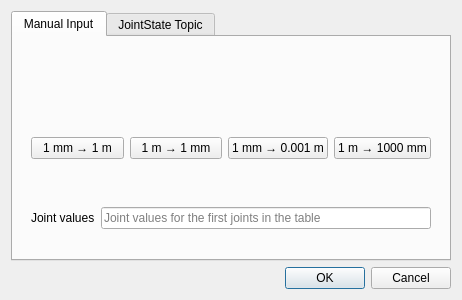
<?xml version="1.0" encoding="UTF-8"?>
<ui version="4.0">
 <class>Dialog</class>
 <widget class="QDialog" name="Dialog">
  <property name="geometry">
   <rect>
    <x>0</x>
    <y>0</y>
    <width>462</width>
    <height>300</height>
   </rect>
  </property>
  <property name="windowTitle">
   <string>Dialog</string>
  </property>
  <layout class="QVBoxLayout" name="verticalLayout">
   <item>
    <widget class="QTabWidget" name="tab_input_type">
     <property name="currentIndex">
      <number>0</number>
     </property>
     <widget class="QWidget" name="tab_input_manual">
      <attribute name="title">
       <string>Manual Input</string>
      </attribute>
      <layout class="QVBoxLayout" name="verticalLayout_2">
       <item>
        <widget class="QWidget" name="table_container_widget" native="true">
         <layout class="QVBoxLayout" name="verticalLayout_4"/>
        </widget>
       </item>
       <item>
        <widget class="QWidget" name="widget_3" native="true">
         <layout class="QHBoxLayout" name="horizontalLayout_3">
          <item>
           <widget class="QPushButton" name="push_button_xmm_to_xm">
            <property name="toolTip">
             <string>Change units without changing values (to meters and radians)</string>
            </property>
            <property name="text">
             <string>1 mm → 1 m</string>
            </property>
           </widget>
          </item>
          <item>
           <widget class="QPushButton" name="push_button_xm_to_xmm">
            <property name="toolTip">
             <string>Change units without changing values (to millimeters and degrees)</string>
            </property>
            <property name="text">
             <string>1 m → 1 mm</string>
            </property>
           </widget>
          </item>
          <item>
           <widget class="QPushButton" name="push_button_xmm_to_ym">
            <property name="toolTip">
             <string>Change units and change values (to meters and radians)</string>
            </property>
            <property name="text">
             <string>1 mm → 0.001 m</string>
            </property>
           </widget>
          </item>
          <item>
           <widget class="QPushButton" name="push_button_xm_to_ymm">
            <property name="toolTip">
             <string>Change units and change values (to millimeters and degrees)</string>
            </property>
            <property name="text">
             <string>1 m → 1000 mm</string>
            </property>
           </widget>
          </item>
         </layout>
        </widget>
       </item>
       <item>
        <widget class="QWidget" name="widget" native="true">
         <layout class="QHBoxLayout" name="horizontalLayout">
          <item>
           <widget class="QLabel" name="label">
            <property name="text">
             <string>Joint values</string>
            </property>
           </widget>
          </item>
          <item>
           <widget class="QLineEdit" name="line_edit_joint_values">
            <property name="toolTip">
             <string>Joint values for the first joints in the table according to the displayed units. Joints can be reordered in the table.</string>
            </property>
            <property name="placeholderText">
             <string>Joint values for the first joints in the table</string>
            </property>
           </widget>
          </item>
         </layout>
        </widget>
       </item>
      </layout>
     </widget>
     <widget class="QWidget" name="tab_input_topic">
      <attribute name="title">
       <string>JointState Topic</string>
      </attribute>
      <layout class="QVBoxLayout" name="verticalLayout_3">
       <item>
        <widget class="QWidget" name="widget_2" native="true">
         <layout class="QHBoxLayout" name="horizontalLayout_2">
          <item>
           <widget class="QLabel" name="label_topic">
            <property name="sizePolicy">
             <sizepolicy hsizetype="Minimum" vsizetype="Preferred">
              <horstretch>0</horstretch>
              <verstretch>0</verstretch>
             </sizepolicy>
            </property>
            <property name="text">
             <string>Topic:</string>
            </property>
           </widget>
          </item>
          <item>
           <widget class="QComboBox" name="comboBox"/>
          </item>
         </layout>
        </widget>
       </item>
       <item>
        <widget class="QTableView" name="tableView_2"/>
       </item>
       <item>
        <widget class="QCheckBox" name="checkBox">
         <property name="text">
          <string>CheckBox</string>
         </property>
        </widget>
       </item>
      </layout>
     </widget>
    </widget>
   </item>
   <item>
    <widget class="QDialogButtonBox" name="button_box">
     <property name="orientation">
      <enum>Qt::Horizontal</enum>
     </property>
     <property name="standardButtons">
      <set>QDialogButtonBox::Cancel|QDialogButtonBox::Ok</set>
     </property>
    </widget>
   </item>
  </layout>
 </widget>
 <resources/>
 <connections>
  <connection>
   <sender>button_box</sender>
   <signal>accepted()</signal>
   <receiver>Dialog</receiver>
   <slot>accept()</slot>
   <hints>
    <hint type="sourcelabel">
     <x>248</x>
     <y>254</y>
    </hint>
    <hint type="destinationlabel">
     <x>157</x>
     <y>274</y>
    </hint>
   </hints>
  </connection>
  <connection>
   <sender>button_box</sender>
   <signal>rejected()</signal>
   <receiver>Dialog</receiver>
   <slot>reject()</slot>
   <hints>
    <hint type="sourcelabel">
     <x>316</x>
     <y>260</y>
    </hint>
    <hint type="destinationlabel">
     <x>286</x>
     <y>274</y>
    </hint>
   </hints>
  </connection>
 </connections>
</ui>
